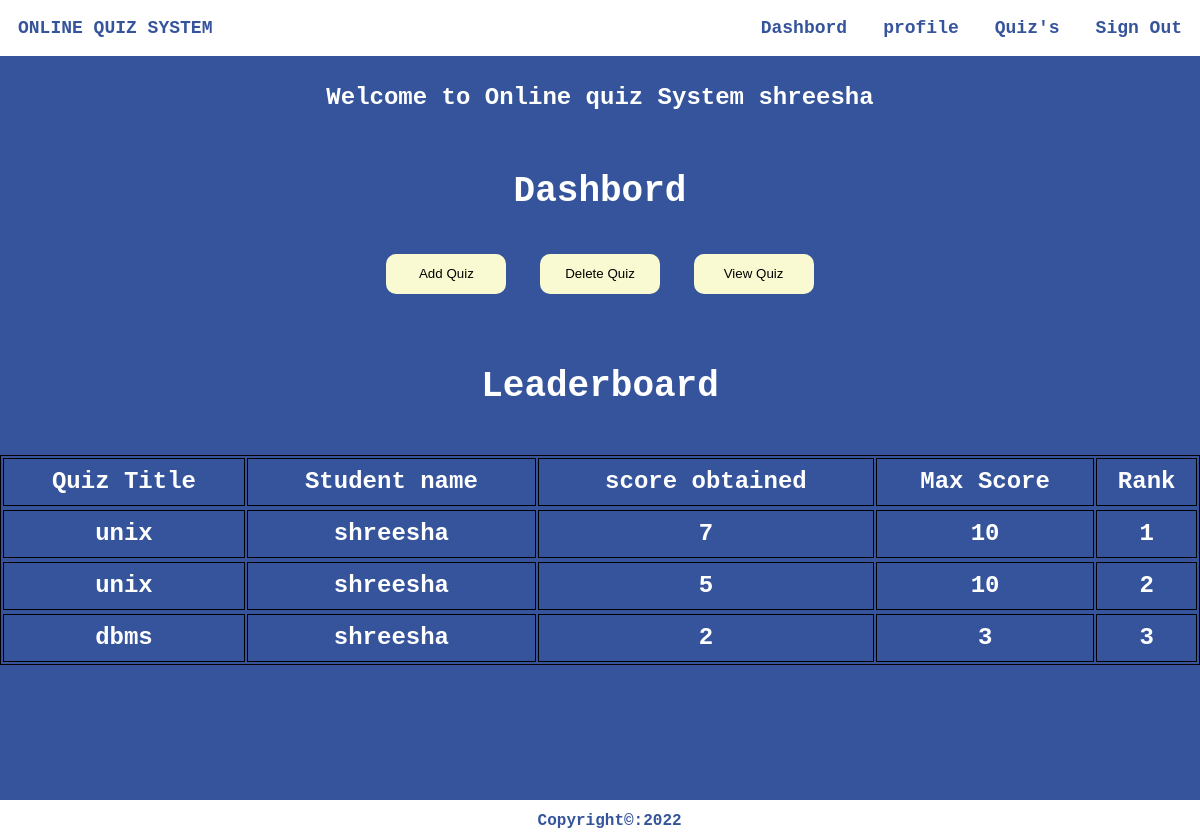
/homestaff.php (signed in), run on the app's committed database.
### tables this page shows
CREATE TABLE `student` (
  `usn` varchar(10) NOT NULL,
  `name` varchar(20) NOT NULL,
  `mail` varchar(30) NOT NULL,
  `phno` varchar(10) NOT NULL,
  `gender` varchar(1) NOT NULL,
  `DOB` varchar(10) NOT NULL,
  `pw` varchar(200) NOT NULL,
  `dept` varchar(3) DEFAULT NULL
);

CREATE TABLE `score` (
  `slno` int(11) NOT NULL,
  `score` int(11) NOT NULL,
  `quizid` int(11) NOT NULL,
  `mail` varchar(30) DEFAULT NULL,
  `totalscore` int(11) DEFAULT NULL,
  `remark` varchar(20) DEFAULT NULL
);

CREATE TABLE `quiz` (
  `quizid` int(11) NOT NULL,
  `quizname` varchar(20) NOT NULL,
  `date_created` timestamp NOT NULL DEFAULT current_timestamp(),
  `mail` varchar(30) DEFAULT NULL
);

### homestaff.php (the view, shortened to what this page needs)
<html>
<head>
</head>
<?php
require_once 'sql.php';
                $conn = mysqli_connect($host, $user, $ps, $project);if (!$conn) {
    echo "<script>alert(\"Database error retry after some time !\")</script>";
} else {
    $type1 = $_SESSION["type"];
    $username1 = $_SESSION["username"];
    $sql = "select * from " . $type1 . " where mail='{$username1}'";
    $res =   mysqli_query($conn, $sql);
    if ($res == true) {
        while ($row = mysqli_fetch_array($res)) {
            $dbname = $row['name'];
        }
    }
}
?>
<body style="margin: 0 !important;font-weight: bolder !important;font-family: 'Courier New', Courier, monospace;height:auto;color:#fff">
    <div id="main" style="background-color: #35549b;height: auto;color:#fff !important">
        <div class="navbar" style="display: inline-flex;width: 100%;color:#35549b;position:fixed;">
            <section style="margin: 1.5vw;">ONLINE QUIZ SYSTEM</section>
            <ul style="display: inline-flex;padding: 0 !important;margin: 0;float: right;right: 0;position: fixed;width: 50vw;">
                <li onclick="dash()">Dashbord</li>
                <li onclick="prof()">profile</li>
                <li onclick="score()">Quiz's</li>
                <li onclick="lo()">Sign Out</li>
            </ul>
        </div><br><br>
        <center><section style="width:100vw;margin:0vw;margin-top:4vw;font-size:2vw;">Welcome to Online quiz System&nbsp;<?php echo $dbname ?></section></center>
        <section class="dash" style="margin: 5vw;width: 90vw;">
            <center><h1 style="font-weight:bolder;font-size:3vw">Dashbord</h1></center>
           <center> <button onclick="addquiz()">Add Quiz</button>            <button onclick="delquiz()">Delete Quiz</button>         <button onclick="viewq()">View Quiz</button></center>
        </section>
        <section style="color:#fff !important">
            <?php
            $sql="call leaderboard;";
            $res=mysqli_query($conn,$sql);
            $Rank=1;
            $lastscore=false;
            $rows=0;
            if($res)
            {
                echo "<center><h1 style=\"font-size: 3vw\">Leaderboard</h1></center>";
                echo "<table id=\"le\"><thead><tr><td>Quiz Title</td>&nbsp;<td>Student name</td><td>score obtained</td><td>Max Score</td><td>Rank</tr></thead>";
                while ($row = mysqli_fetch_assoc($res)) {
                    $rows++;
                    if($lastscore!=$row['score']){
                        $lastscore=$row['score'];
                        $Rank=$rows;
                    }
                    echo "<tr></tr><td>{$row['quizname']}</td>
                    <td>{$row['name']}</td>
                    <td>{$row['score']}</td>
                    <td>{$row['totalscore']}</td>
                    <td>{$Rank}</td></tr>";
                }
                echo "</table><br><br><br>";
            }
            else{
                echo mysqli_error($conn);
            }
            ?>
        </section>
    </div>
    <?php require("footer.php");?>
</body>
</html>

### homestaff.php (style rules this page uses)
#main { min-height: 100% !important; }
table { border: 1px solid black; width: 100% !important; font-weight: bolder; font-size: 2vw; color: #35549b; }
td { border: 1px solid black; width: 20%; font-weight: bolder; font-size: 2vw; }
li { margin: 1.5vw; }
ul { list-style: none; width: auto !important; }
.navbar { background-color: #fff!important; font-size: 1.5vw; }
button { height: 5vh; width: 10vw; background-color: lightgoldenrodyellow; color: black; outline: none; border: none; border-radius: 10px; margin: 1vw; }
::placeholder { font-weight: bold; font-family: 'Courier New', Courier, monospace; }
table { width: 90vw; margin-left: 5vw; margin-right: 5vw; align-content: center; border: 1px solid black; }
thead { font-weight:900; font-size: 1.5vw; }
td { width: auto; border: 1px solid black; text-align: center; height: 4vw; font-weight: bold; }
#le { width: 90vw; margin: 0; color: #fff; }

### data on the page
student: name "shreesha"
score: quizid.quizname "unix", mail.name "shreesha", score "7", totalscore "10", Rank "1"
score: quizid.quizname "unix", mail.name "shreesha", score "5", totalscore "10", Rank "2"
score: quizid.quizname "dbms", mail.name "shreesha", score "2", totalscore "3", Rank "3"
